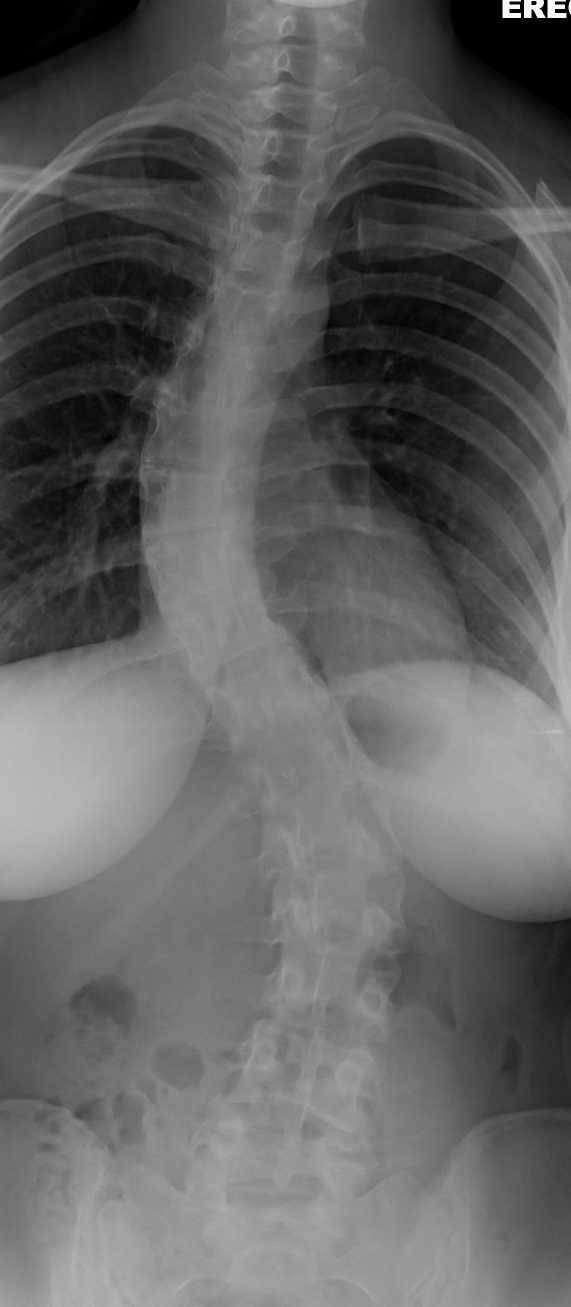
#> input picture dataset/test/sunhl-1th-01-Mar-2017-310 C AP.jpg, 1141 x 2614 px (shown at 1/2 size)
$ python -i main.py   (imports and definitions only)
#> lines starting #> are read from the running program, lines starting #| are printed output that depends on the picture
import numpy as np
import torch
import cv2
from .cobb_evaluate import cobb_angle_calc


# Path to the TorchScript model file
model_scripted_path = 'model\models\model_scripted.pt'

# [1 line that did not run here, left out]

# [2 lines not run here, left out]

def prediction(image_path):
    input_tensor = preprocess(image_path)
    prediction = loaded_model(input_tensor.to(device))
    landmarks = identify_landmarks(image_path, input_tensor, prediction)
    cobb_angle = cobb_angle_calc(landmarks, input_tensor)
    pr_cobb_angles = np.asarray(cobb_angle, np.float32)
    return pr_cobb_angles

def preprocess(input_image):
    origin_image = cv2.imread(input_image, cv2.IMREAD_GRAYSCALE)
#> origin_image is the input picture: shape (2614, 1141); min 0, max 255, mean 98
    target_height = 512
    target_width = 256
    resized_image = cv2.resize(origin_image, (target_width, target_height))
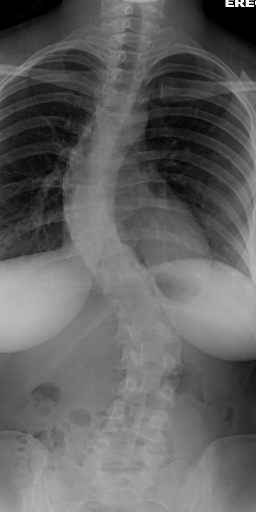
#> resized_image: shape (512, 256); min 0, max 255, mean 97.9
#> (the run stopped early here; a loop or call above may not have finished)

$ run again, on dataset/test/sunhl-1th-01-Mar-2017-311 C AP.jpg
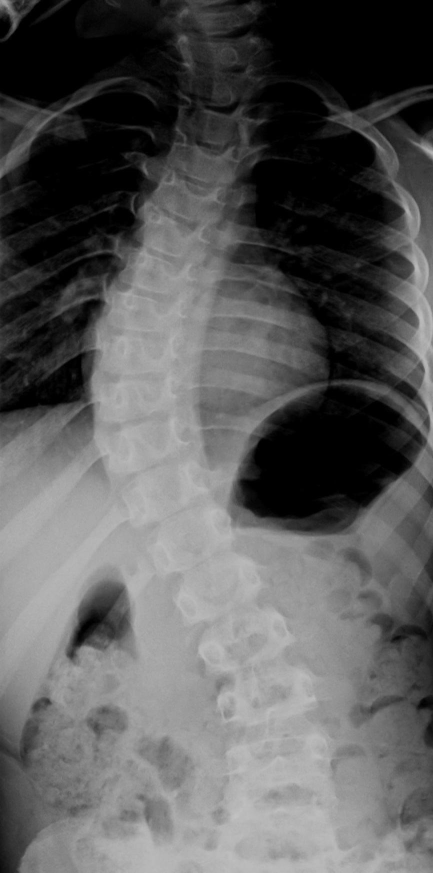
#> input picture dataset/test/sunhl-1th-01-Mar-2017-311 C AP.jpg, 865 x 1745 px (shown at 1/2 size)
#> in preprocess, origin_image is the input picture: shape (1745, 865); min 0, max 196, mean 90.8
#> in preprocess, `resized_image = cv2.resize(origin_image, (target_width, target_height))`:
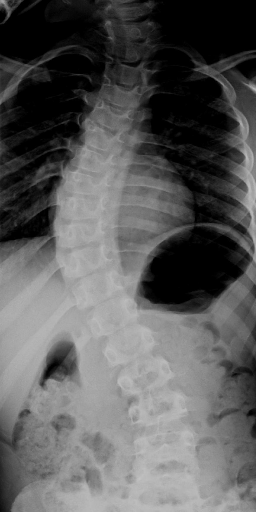
#> resized_image: shape (512, 256); min 0, max 194, mean 90.7

$ run again, on dataset/test/sunhl-1th-01-Mar-2017-313 C AP.jpg
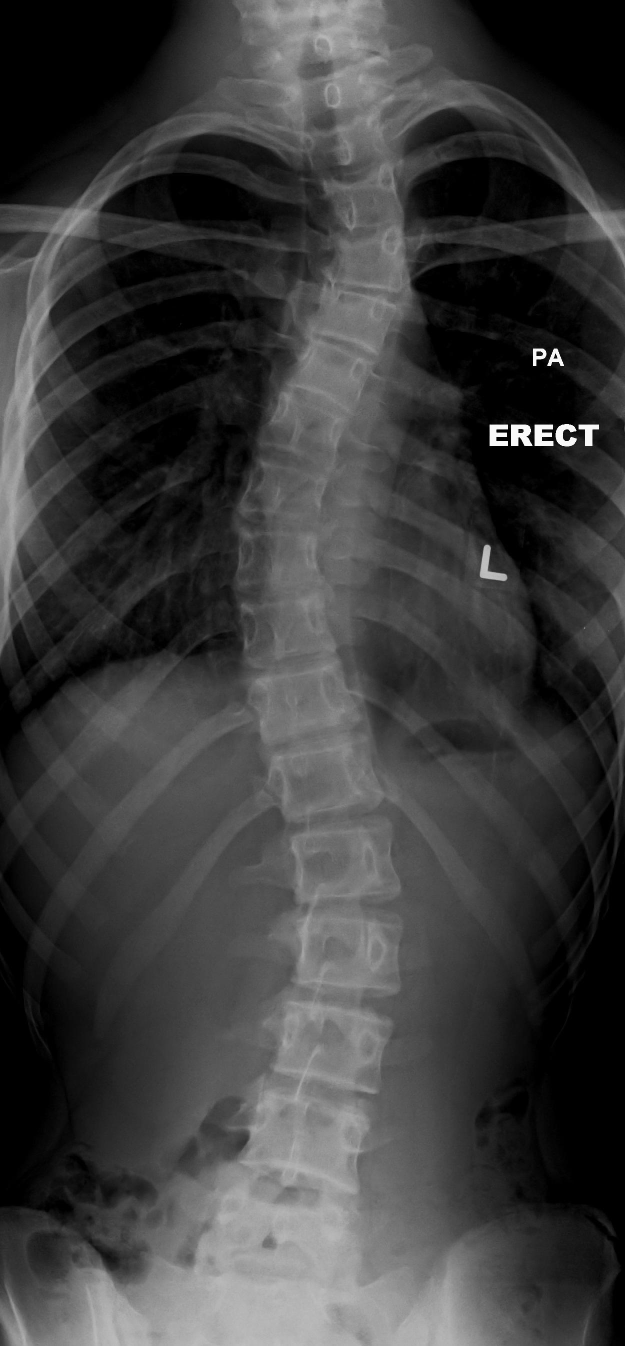
#> input picture dataset/test/sunhl-1th-01-Mar-2017-313 C AP.jpg, 1250 x 2692 px (shown at 1/2 size)
#> in preprocess, origin_image is the input picture: shape (2692, 1250); min 0, max 255, mean 60.9
#> in preprocess, `resized_image = cv2.resize(origin_image, (target_width, target_height))`:
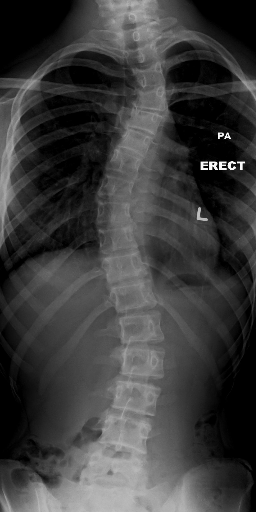
#> resized_image: shape (512, 256); min 0, max 255, mean 60.8

$ run again, on dataset/test/sunhl-1th-01-Mar-2017-314 C AP.jpg
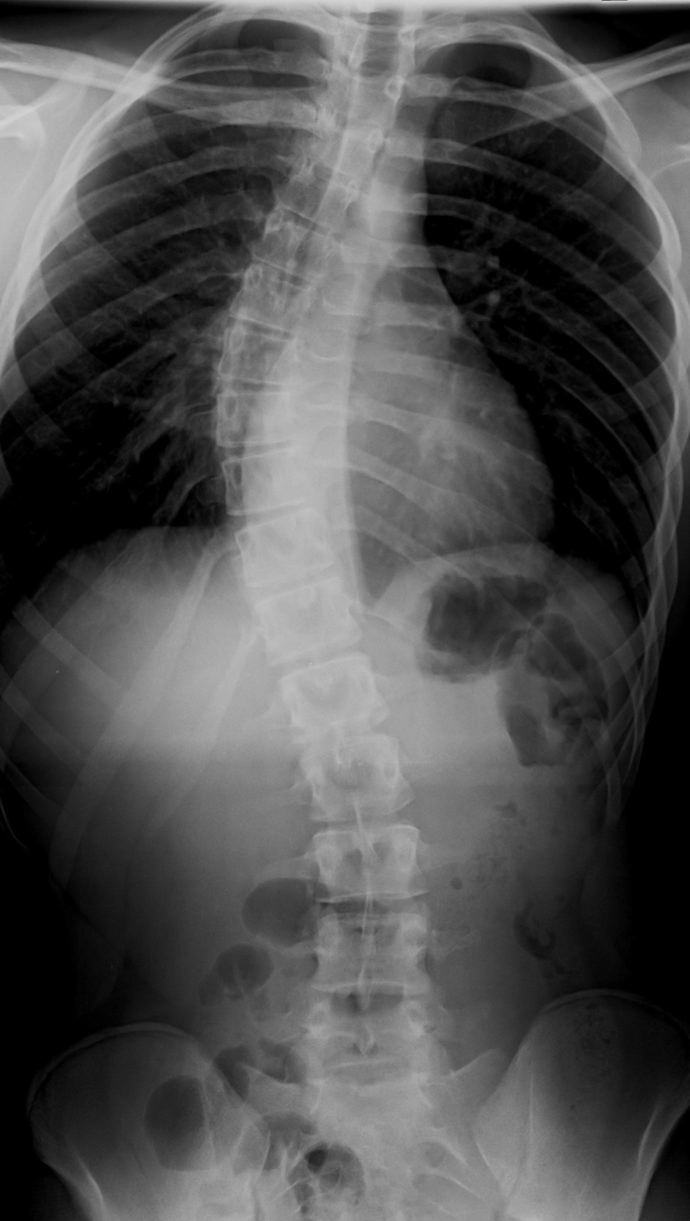
#> input picture dataset/test/sunhl-1th-01-Mar-2017-314 C AP.jpg, 1380 x 2442 px (shown at 1/2 size)
#> in preprocess, origin_image is the input picture: shape (2442, 1380); min 0, max 229, mean 79.1
#> in preprocess, `resized_image = cv2.resize(origin_image, (target_width, target_height))`:
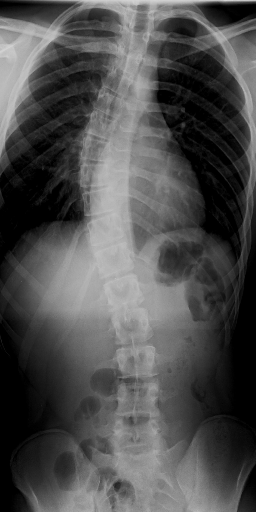
#> resized_image: shape (512, 256); min 0, max 211, mean 79
